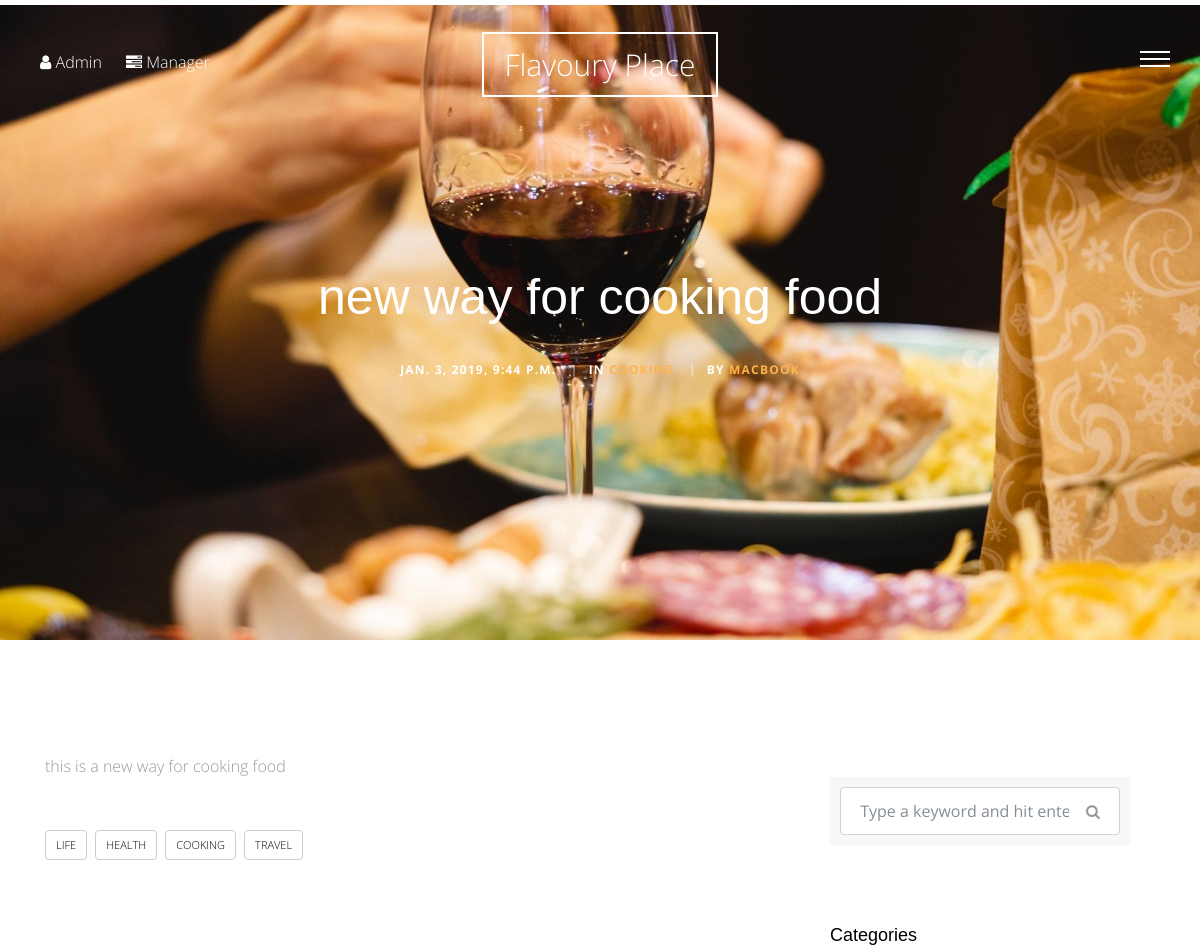
Before: /blog/1 (upper part) with the older database file.
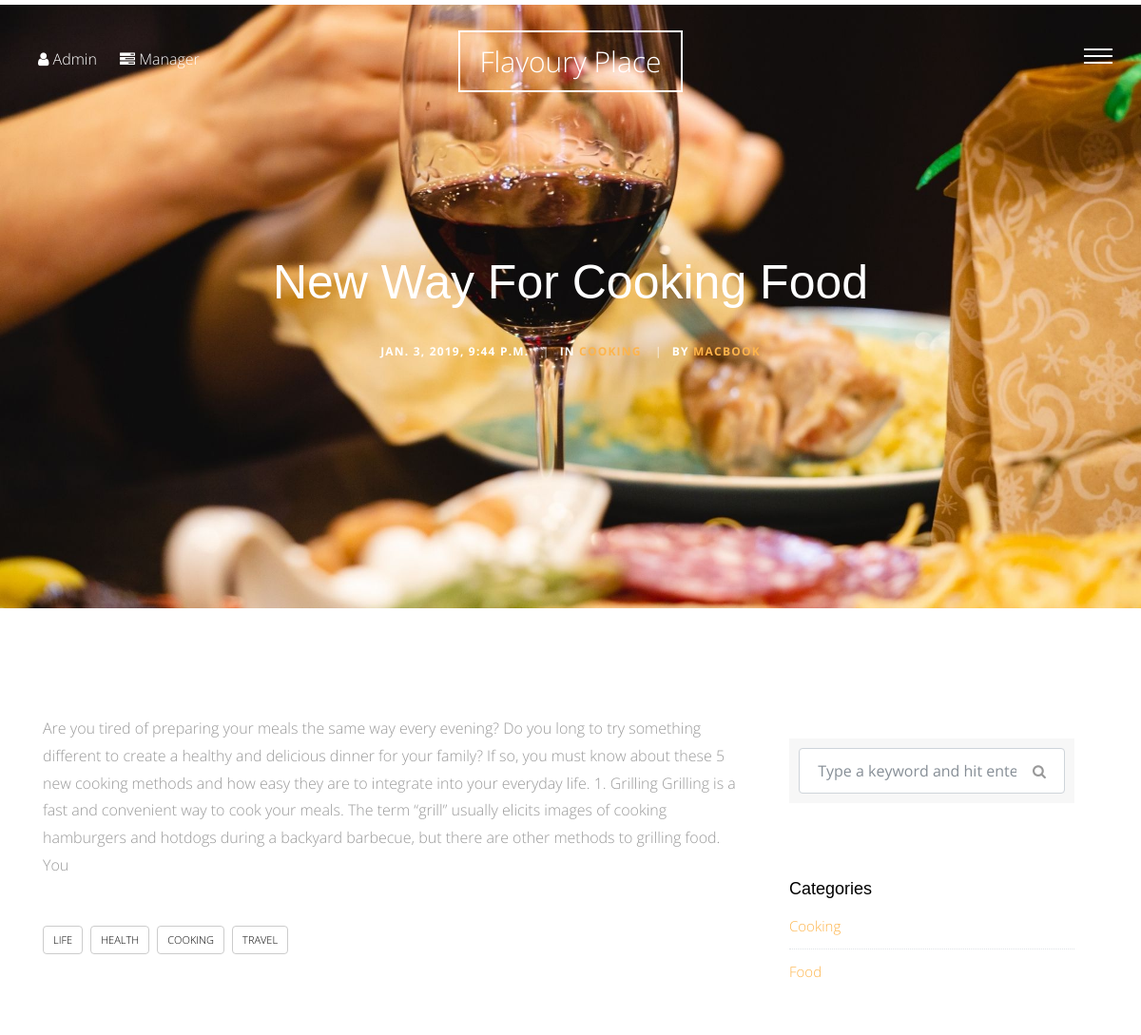
After: the same page with the newer database file.
### blog/models.py (models this page shows)
class Post(models.Model):
    title = models.CharField(max_length=50)
    content = models.CharField(max_length=500)
    author = models.ForeignKey(User , on_delete=models.CASCADE)
    image = models.ImageField(upload_to='blog/'  , blank=True, null=True)
    category = models.ForeignKey('Category'  ,null=True, on_delete=models.SET_NULL)
    created  = models.DateTimeField(default=timezone.now)
    tags = TaggableManager(blank=True)
    class Meta:
        verbose_name = ' post'
        verbose_name_plural = 'posts'
    def __str__(self):
        return self.title

class Category(models.Model):
    category_name = models.CharField(max_length=50)
    class Meta:
        verbose_name = ' category'
        verbose_name_plural = 'catogires'
    def __str__(self):
        return self.category_name

### blog/views.py (the view)
# urls.py: path('<int:id>' , views.post_detail , name='post_detail'),
def post_detail(request , id):
    post_detail = Post.objects.get(id=id)
    categories = Category.objects.all()
    all_tags = Tag.objects.all()
    comments = Comment.objects.filter(post=post_detail)
    if request.method == 'POST' :
        comment_form = CommentForm(request.POST)
        if comment_form.is_valid():
            new_comment = comment_form.save(commit=False)
            new_comment.user = request.user
            new_comment.post = post_detail
            new_comment.save()
    else:
        comment_form = CommentForm()
    context = {
        'post_detail' : post_detail ,
        'categories' : categories ,
        'all_tags' : all_tags ,
        'comments' : comments ,
        'comment_form' : comment_form
    }
    return render(request , 'Post/post_detail.html' , context)

### blog/forms.py
class CommentForm(forms.ModelForm):
    class Meta:
        model = Comment
        fields = [
            'content'
        ]

### blog/templates/Post/post_detail.html (shortened to what this page needs)
{% extends 'base.html' %}
{% load static %}
{% load bootstrap4 %}
{% block body %}
      <div class="main-wrap">
        <div class="cover_1 cover_sm">
          <div class="img_bg" style="background-image: url({% static 'site_static/img/blog.jpg' %})" data-stellar-background-ratio="0.5">
            <div class="container">
              <div class="row align-items-center justify-content-center">
                <div class="col-md-7 text-center" data-aos="fade-up">
                  <h2 class="heading mb-4">{{post_detail}}</h2>
                  <div class="post-info">
                    <div class="date-info">{{post_detail.created}}</div>
                    <div class="category-info"><span class="seperator">|</span>In <a href="#" data-title="View all posts in Lifestyle" title="View all posts in Lifestyle">{{post_detail.category}}</a></div>
                    <div class="author-info"><span class="seperator">|</span>By <a href="#">{{post_detail.author}}</a></div>
                  </div>
                </div>
              </div>
            </div>
          </div>
        </div>
       <div class="section">
          <div class="container">
            <div class="row">
              <div class="col-md-8">
                <p>{{post_detail.content}}</p>
                <div class="tag-widget post-tag-container mb-5 mt-5">
                  <div class="tagcloud">
                    {% for tag in post_detail.tags.all %}
                        <a href="{% url 'blog:post_by_tag' tag %}" class="tag-cloud-link">{{tag.name}}</a>
                    {% endfor %}
                  </div>
                </div>
                <div class="pt-5 mt-5">
                </div>
              </div>
              <div class="col-md-4 sidebar">
                <div class="sidebar-box">
                  <form action="{% url 'blog:post_list' %}" method="GET" class="search-form">
                    <div class="form-group">
                      <span class="icon fa fa-search"></span>
                      <input type="text" class="form-control" name='q' value="{{request.Get.q}}" placeholder="Type a keyword and hit enter">
                    </div>
                  </form>
                </div>
                <div class="sidebar-box">
                  <div class="categories">
                    <h3>Categories</h3>
                    {% for category in categories %}
                    <li><a href="{% url 'blog:post_by_category' category %}">{{category}}</a></li>
                    {% endfor %}
                  </div>
                </div>
              </div>
            </div>
          </div>
        </div>
      </div>
      {% endblock body %}

Changed rows visible on the page:
changed Post "COOKING": title "new way for cooking food" → "New Way For Cooking Food"; content "this is a new way for cooking food" → "Are you tired of preparing your meals the same way every evening? Do you long to try something different to create a healthy and delicious dinner for your family? If so, you must know about these 5 new cooking methods and how easy they are to integrate into your everyday life. 1. Grilling Grilling is a fast and convenient way to cook your meals. The term “grill” usually elicits images of cooking hamburgers and hotdogs during a backyard barbecue, but there are other methods to grilling food. You"
now on this page (row unchanged): Category: category_name "Cooking"
now on this page (row unchanged): Category: category_name "Food"
